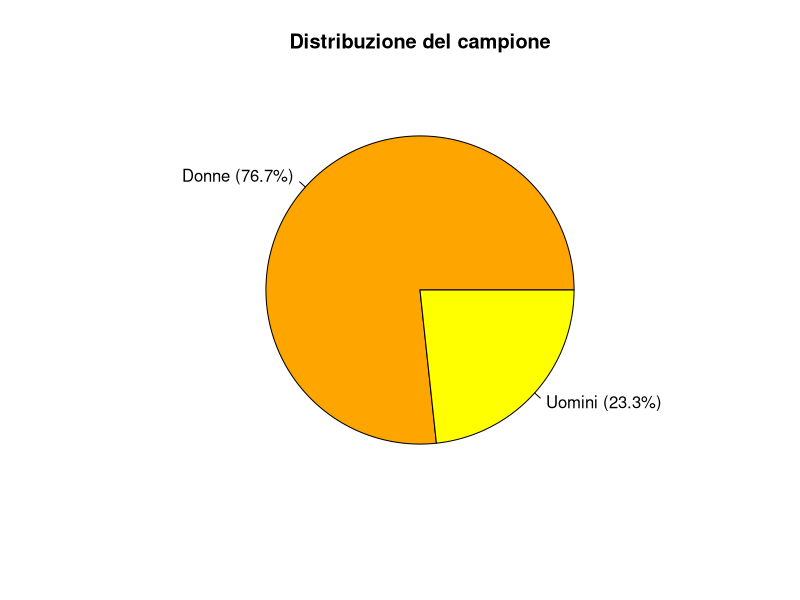

Here is the R script that generated this plot:
## ---- chunk 1
valori = c(76.7,23.3)
etichette = c("Donne","Uomini")

pie(
  valori, 
  labels = paste0(etichette, " (", valori, "%)"), 
  col = c("orange","yellow"), 
  main = "Distribuzione del campione"  
) 
## ---- chunk 2

Età = c(13.75, 14.67, 15.59, 16.50, 17.42, 18.33, 19.25, 20.16, 21.08, 21.99, 22.91, 23.83, 24.74, 25.66, 26.57, 27.49, 28.40, 29.32, 30.23, 31.15, 32.06, 32.98, 33.90, 34.81, 35.73, 36.64, 37.56, 38.47, 39.39, 40.31)

IMC_ricovero = c(11.78, 11.98, 12.19, 12.40, 12.61, 12.82, 13.02, 13.23, 13.44, 13.65, 13.85, 14.06, 14.27, 14.48, 14.69, 14.89, 15.10, 15.31, 15.52, 15.73, 15.93, 16.14, 16.35, 16.56, 16.76, 16.97, 17.18, 17.39, 17.60, 17.80)

Durata_trattamento = c(1.72, 1.72, 1.72, 1.72, 1.72, 1.72, 1.72, 1.72, 1.72, 1.72, 1.72, 1.72, 1.72, 1.72, 1.72, 1.72, 1.72, 1.72, 1.72, 1.72, 1.72, 1.72, 1.72, 1.72, 1.72, 55.9, 55.9, 55.9, 55.9, 55.9)

media1 = mean(Età)
media2 = mean(IMC_ricovero)
media3 = mean(Durata_trattamento)

media1 = round(media1, 2)
media2 = round(media2, 2)
media3 = round(media3, 2)

sd1 = sd(Età)
sd2 = sd(IMC_ricovero)
sd3 = sd(Durata_trattamento)

sd1 = round(sd1, 2)
sd2 = round(sd2, 2)
sd3 = round(sd3, 2)

variabili = c("Età","IMC_ricovero","Durata_trattamento")
medie = c(media1,media2,media3)
deviazioni_standard = c(sd1,sd2,sd3)

tabella = data.frame(
  Variabile = variabili, 
  Media = medie, 
  Deviazione_standard = deviazioni_standard)

tabella 
